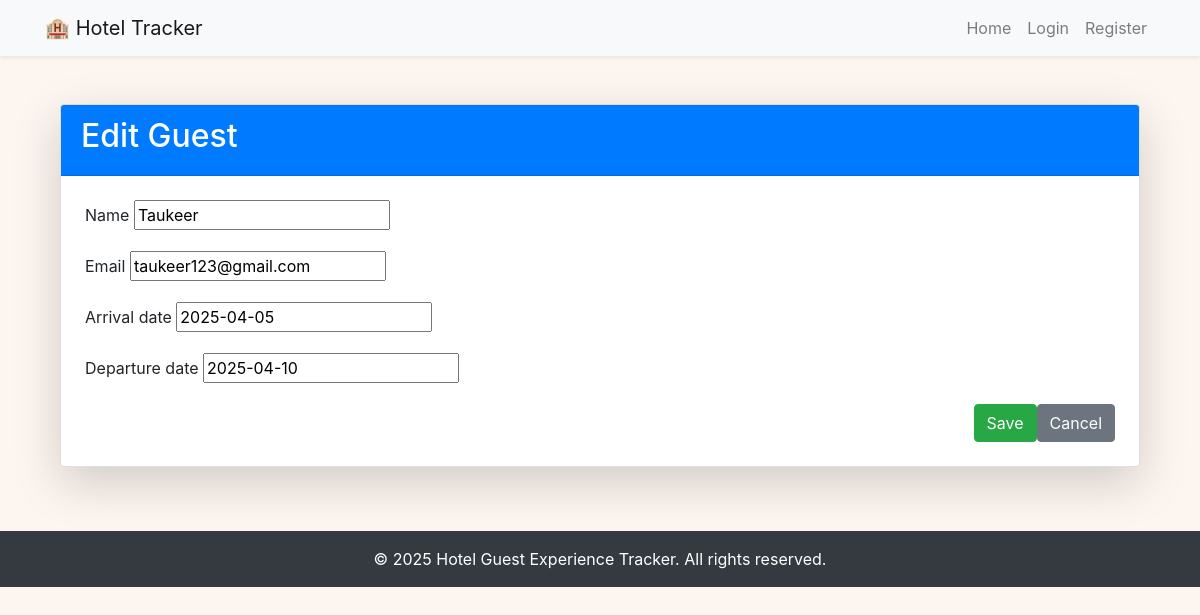
Screenshot of /guest/2/edit/ with the database file from the repository.
### tracker/models.py (models this page shows, shortened)
class Guest(models.Model):
    name = models.CharField(max_length=100)
    email = models.EmailField(unique=True)
    phone = models.CharField(max_length=20, blank=True)
    arrival_date = models.DateField()
    departure_date = models.DateField()

### tracker/views.py (the view)
# urls.py: path('guest/<int:pk>/edit/', views.guest_update, name='guest_update'),
def guest_update(request, pk):
    guest = get_object_or_404(Guest, pk=pk)
    if request.method == 'POST':
        form = GuestForm(request.POST, instance=guest)
        if form.is_valid():
            form.save()
            return redirect('guest_list')
    else:
        form = GuestForm(instance=guest)
    return render(request, 'tracker/guest_form.html', {'form': form})

### tracker/forms.py
class GuestForm(forms.ModelForm):
    class Meta:
        model = Guest
        fields = ['name', 'email', 'arrival_date', 'departure_date']

### tracker/templates/tracker/guest_form.html (shortened to what this page needs)
{% extends 'tracker/base.html' %}
{% block content %}
<div class="container mt-5">
    <div class="card shadow-lg">
        <div class="card-header bg-primary text-white">
            <h2>
                {% if form.instance.pk %}
                    Edit Guest
                {% else %}
                    Add New Guest
                {% endif %}
            </h2>
        </div>
        <div class="card-body p-4">
            <form method="post">
                {% for field in form %}
                    <div class="mb-3">
                        <label for="{{ field.id_for_label }}" class="form-label">{{ field.label }}</label>
                        {{ field }}
                    </div>
                {% endfor %}
                <div class="d-flex justify-content-end">
                    <button type="submit" class="btn btn-success me-2">Save</button>
                    <a href="{% url 'guest_list' %}" class="btn btn-secondary">Cancel</a>
                </div>
            </form>
        </div>
    </div>
</div>
{% endblock %}

### tracker/templates/tracker/base.html (style rules this page uses)
body { background-color: #fdf6f0; }
html { scroll-behavior: smooth; }

### rows the page displays
Guest: form "Taukeer" "taukeer123@gmail.com" "2025-04-05" "2025-04-10"

### other values shown
{{ field.label }} "Name" "Email" "Arrival date" "Departure date"
